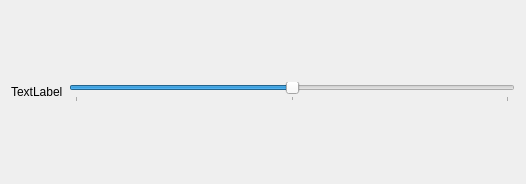
<?xml version="1.0" encoding="UTF-8"?>
<ui version="4.0">
 <class>InputAxisWidget</class>
 <widget class="QWidget" name="InputAxisWidget">
  <property name="geometry">
   <rect>
    <x>0</x>
    <y>0</y>
    <width>526</width>
    <height>184</height>
   </rect>
  </property>
  <property name="windowTitle">
   <string>Form</string>
  </property>
  <layout class="QHBoxLayout" name="horizontalLayout">
   <item>
    <widget class="QLabel" name="i">
     <property name="text">
      <string>TextLabel</string>
     </property>
    </widget>
   </item>
   <item>
    <widget class="QSlider" name="pos">
     <property name="minimum">
      <number>-32767</number>
     </property>
     <property name="maximum">
      <number>32767</number>
     </property>
     <property name="orientation">
      <enum>Qt::Horizontal</enum>
     </property>
     <property name="tickPosition">
      <enum>QSlider::TicksBelow</enum>
     </property>
     <property name="tickInterval">
      <number>32767</number>
     </property>
    </widget>
   </item>
  </layout>
 </widget>
 <resources/>
 <connections/>
</ui>
